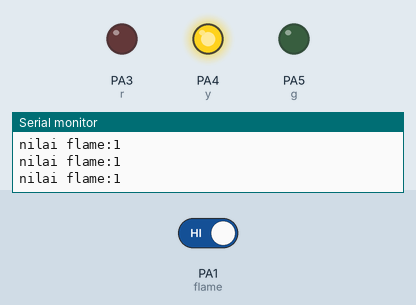
Recording of a sketch running on a simulated STM32 Blue Pill. Shown: output pins drawn as LEDs (lit = HIGH), the last lines printed to the serial monitor. The inputs (shaded band) are chosen by the test bench; at power-on: PA1 (flame) HIGH.

Above: at 1.8 s.
1.9 s: PA1 (flame) driven LOW
At 3.3 s:
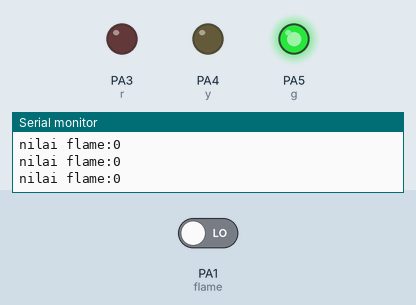
4.0 s: PA1 (flame) driven HIGH
At 4.8 s:
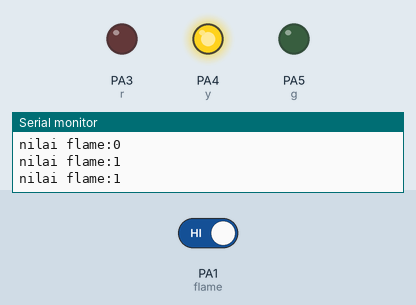
Timing chart, 0 to 7.0 s (numbered marks = the images above; inputs shaded):
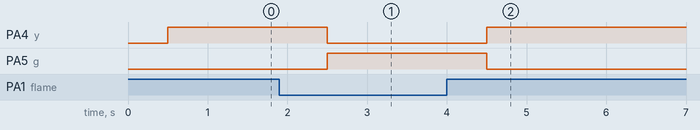

Measured:
- after the input at 1.9 s, PA4 (y): HIGH → LOW after 0.60 s; PA5 (g): LOW → HIGH after 0.60 s
- after the input at 4.0 s, PA4 (y): LOW → HIGH after 0.50 s; PA5 (g): HIGH → LOW after 0.50 s

The sketch:

STM32_flame.ino
```cpp
int flame =PA1;
int r =PA3;
int y =PA4;
int g =PA5;


void setup() {
  // put your setup code here, to run once:
  Serial.begin(9600);
  pinMode(flame,INPUT);
  pinMode(r, OUTPUT);
  pinMode(y, OUTPUT);
  pinMode(g, OUTPUT);

}

void loop() {
  // put your main code here, to run repeatedly:
  int bacaflame=digitalRead(flame);

  Serial.print("nilai flame:");
  Serial.print(bacaflame);
  Serial.println();
  delay(500);

  if (bacaflame ==0){
    digitalWrite(r, LOW);
    digitalWrite(y, LOW);
    digitalWrite(g, HIGH);
  }
  else if (bacaflame >=0 and bacaflame <=30){
    digitalWrite(r, LOW);
    digitalWrite(y, HIGH);
    digitalWrite(g, LOW);
  }
  else if (bacaflame >30){
    digitalWrite(r, HIGH);
    digitalWrite(y, LOW);
    digitalWrite(g, LOW);
  }


}
```
